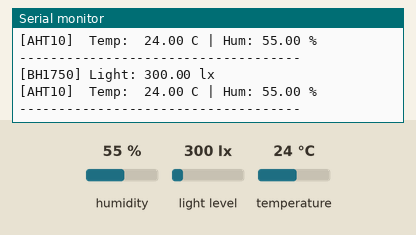
This sketch was run on a simulated Arduino Uno, built with avr-gcc and run on an emulated ATmega328P. Shown: the last lines printed to the serial monitor. Inputs (shaded band) come from the test bench; at power-on: humidity 55 %, light level 300 lx, temperature 24 °C.

Above: at 5.8 s.
5.9 s: humidity set to 22 %
At 11.0 s:
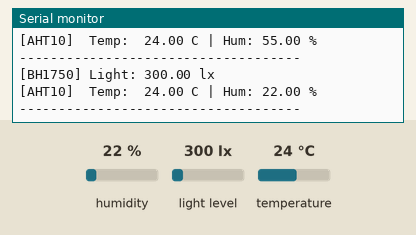
11.9 s: light level set to 40 lx
At 16.4 s:
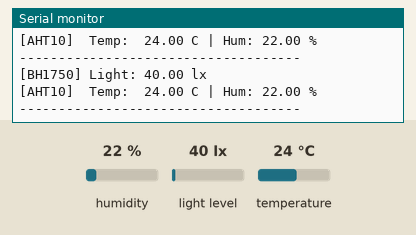
17.9 s: temperature set to 12 °C
At 20.6 s:
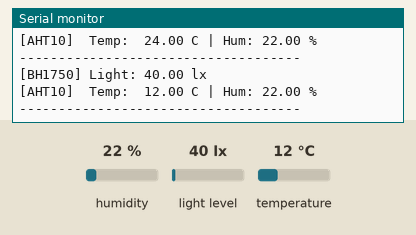

Measured:
- after the input at 5.9 s, the serial monitor: prints a new line after 4.2 s (image 1)
- after the input at 11.9 s, the serial monitor: prints a new line after 3.3 s (image 2)
- after the input at 17.9 s, the serial monitor: prints a new line after 2.3 s (image 3)

The sketch:

Both_Integration.ino
```cpp
#include <Wire.h>
#include <BH1750.h>
#include <AHT10.h>

// Initialize sensor objects
BH1750 lightMeter;
AHT10 myAHT10(AHT10_ADDRESS_0X38);

void setup() {
  Serial.begin(115200);
  while (!Serial); // Wait for serial monitor to open

  // Initialize I2C bus
  Wire.begin();

  Serial.println(F("--- I2C Sensor Mesh Initializing ---"));

  // Initialize BH1750
  if (lightMeter.begin()) {
    Serial.println(F("BH1750 Light Sensor: OK"));
  } else {
    Serial.println(F("BH1750 Light Sensor: Check Wiring!"));
  }

  // Initialize AHT10
  if (myAHT10.begin()) {
    Serial.println(F("AHT10 Temp/Hum Sensor: OK"));
  } else {
    Serial.println(F("AHT10 Temp/Hum Sensor: Check Wiring/Calibration!"));
  }

  Serial.println(F("------------------------------------"));
}

void loop() {
  // --- Read BH1750 Light Level ---
  float lux = lightMeter.readLightLevel();

  // --- Read AHT10 Data ---
  float temp = myAHT10.readTemperature();
  float hum  = myAHT10.readHumidity();

  // --- Output to Serial ---
  Serial.print(F("[BH1750] Light: "));
  Serial.print(lux);
  Serial.println(F(" lx"));

  if (temp != 255) { // Check for AHT10 error value
    Serial.print(F("[AHT10]  Temp:  "));
    Serial.print(temp);
    Serial.print(F(" C | Hum: "));
    Serial.print(hum);
    Serial.println(F(" %"));
  } else {
    Serial.println(F("[AHT10] Error: Failed to read sensor"));
  }

  Serial.println(F("------------------------------------"));

  // The AHT10 recommends a slow polling rate (8s - 30s)
  // We'll use 5 seconds as a middle ground for this test.
  delay(5000);
}
```
